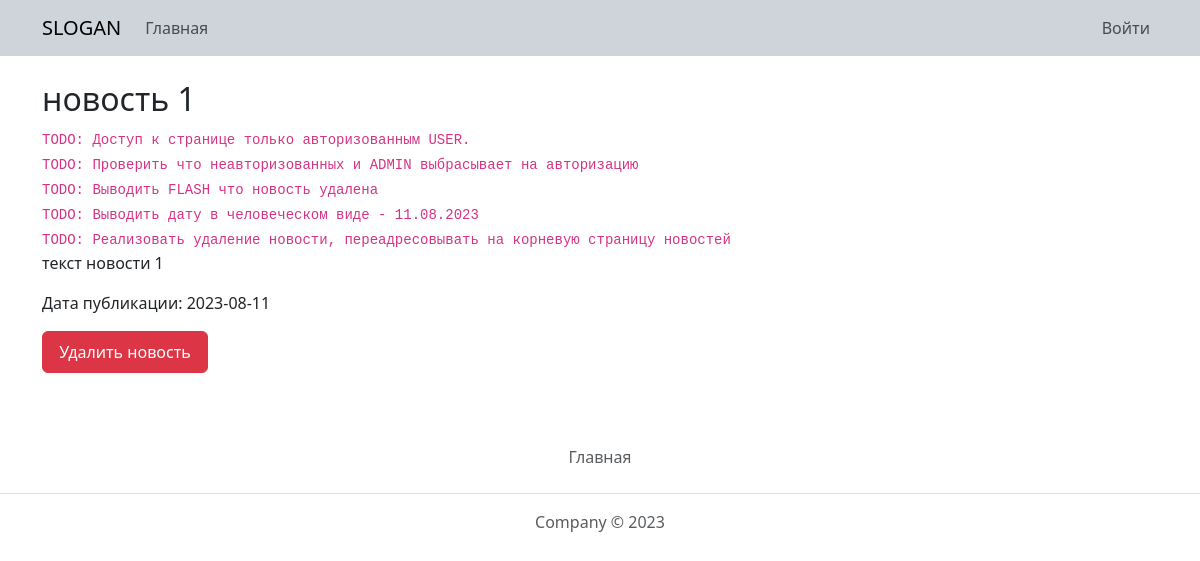
Before: /news_post/2 with the older database file.
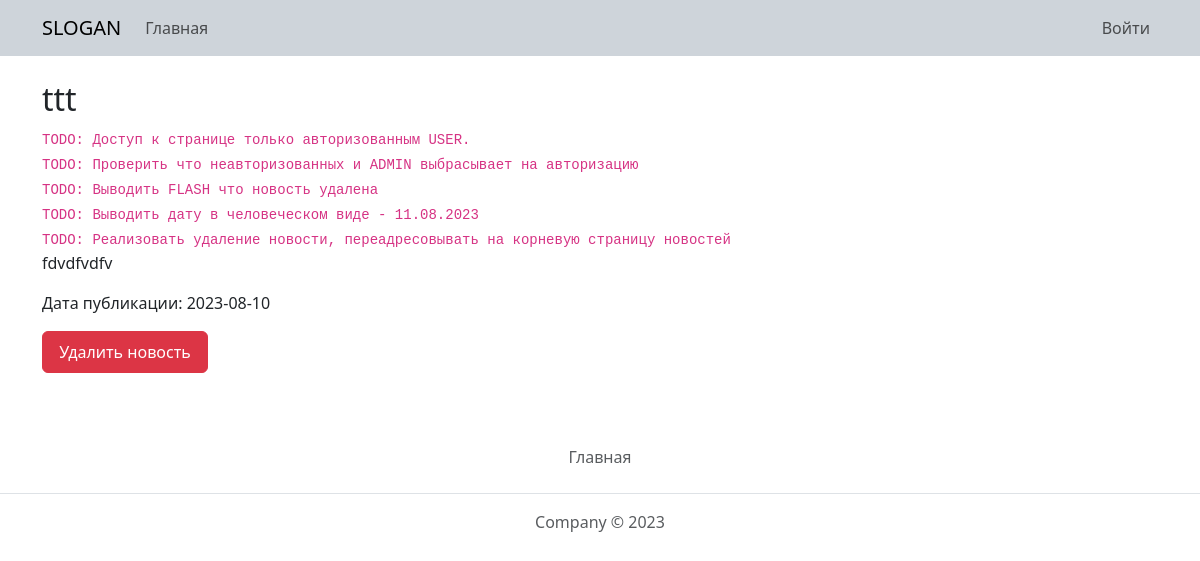
After: the same page with the newer database file.
### webapp/db.py (models this page shows)
class News(db.Model):
    id = db.Column(db.Integer, primary_key=True)
    zag = db.Column(db.String, nullable=False)
    description = db.Column(db.String, nullable=False)
    published_at = db.Column(db.DateTime, default=datetime.utcnow)

### webapp/app.py (the view)
@app.route('/news_post/<int:id>')
def news_post(id):
    news = News.query.get(id)
    return render_template(
        'news_post.html',
        news=news,
    )

### webapp/templates/news_post.html
{% extends 'base.html' %}
{% block content %}
    <div class="container mt-4">
        <div class="row">
            <div class="col-12">
                <h2>{{ news.zag }}</h2>
                <code>TODO: Доступ к странице только авторизованным USER.</code><br>
                <code>TODO: Проверить что неавторизованных и ADMIN выбрасывает на авторизацию</code><br>
                <code>TODO: Выводить FLASH что новость удалена</code><br>
                <code>TODO: Выводить дату в человеческом виде - 11.08.2023</code><br>
                <code>TODO: Реализовать удаление новости, переадресовывать на корневую страницу новостей</code>
                <p>
                    {{ news.description }}
                </p>
                <p>
                    Дата публикации: {{ news.published_at.date() }}
                </p>
            </div>
            <div class="col-2">
                <a href="{{ url_for('news_post', id=news.id) }}/del" class="btn btn-danger w-100 py-2">Удалить новость</a>
            </div>
        </div>
    </div>
{% endblock %}

Changed rows visible on the page:
changed News: zag "новость 1" → "ttt"; description "текст новости 1" → "fdvdfvdfv"; published_at "2023-08-11" → "2023-08-10"
